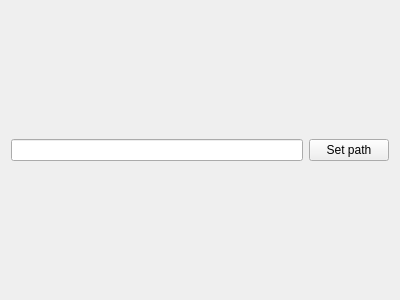
<?xml version="1.0" encoding="UTF-8"?>
<ui version="4.0">
 <class>OptionsWidget</class>
 <widget class="QWidget" name="OptionsWidget">
  <property name="geometry">
   <rect>
    <x>0</x>
    <y>0</y>
    <width>400</width>
    <height>300</height>
   </rect>
  </property>
  <property name="windowTitle">
   <string>Form</string>
  </property>
  <layout class="QGridLayout" name="gridLayout">
   <item row="0" column="0">
    <widget class="QLineEdit" name="leMetashellpath"/>
   </item>
   <item row="0" column="1">
    <widget class="QPushButton" name="btnSelectPath">
     <property name="text">
      <string>Set path</string>
     </property>
    </widget>
   </item>
  </layout>
 </widget>
 <resources/>
 <connections/>
</ui>
